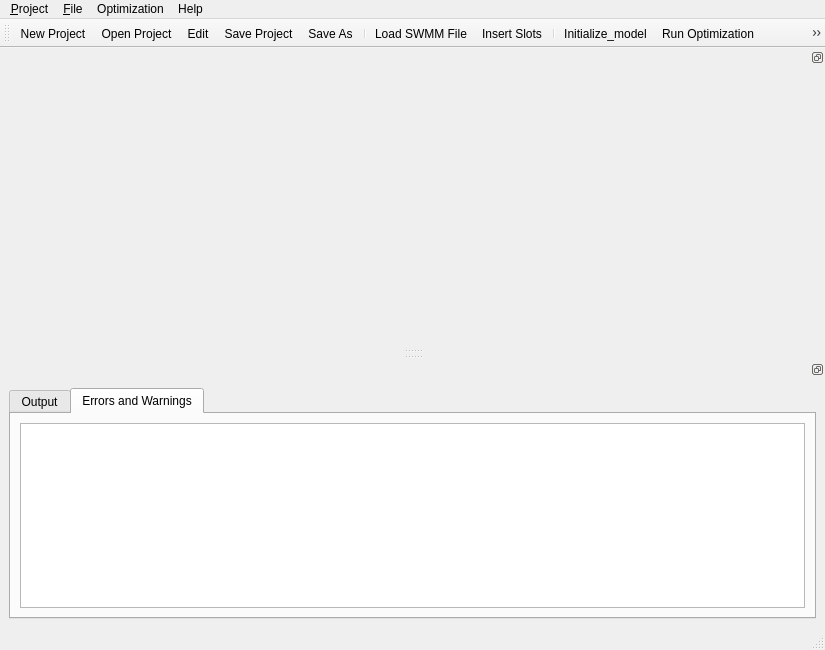
<?xml version="1.0" encoding="UTF-8"?>
<ui version="4.0">
 <class>SWMM5EA</class>
 <widget class="QMainWindow" name="SWMM5EA">
  <property name="geometry">
   <rect>
    <x>0</x>
    <y>0</y>
    <width>825</width>
    <height>650</height>
   </rect>
  </property>
  <property name="windowTitle">
   <string>SWMM5 EA</string>
  </property>
  <widget class="QWidget" name="centralwidget"/>
  <widget class="QMenuBar" name="menuBar">
   <property name="geometry">
    <rect>
     <x>0</x>
     <y>0</y>
     <width>825</width>
     <height>18</height>
    </rect>
   </property>
   <widget class="QMenu" name="menu_File">
    <property name="title">
     <string>&amp;Project</string>
    </property>
    <addaction name="action_NewProject"/>
    <addaction name="action_OpenProject"/>
    <addaction name="separator"/>
    <addaction name="action_SaveProject"/>
    <addaction name="actionSave_As"/>
    <addaction name="separator"/>
    <addaction name="action_EditProject"/>
   </widget>
   <widget class="QMenu" name="menu_File_2">
    <property name="title">
     <string>&amp;File</string>
    </property>
    <addaction name="action_Load_SWMM_File"/>
    <addaction name="separator"/>
    <addaction name="action_Insert_Slots"/>
   </widget>
   <widget class="QMenu" name="menuOptimization">
    <property name="title">
     <string>Optimization</string>
    </property>
    <addaction name="actionInitialize_model"/>
    <addaction name="actionRun_Optimization"/>
    <addaction name="actionPause_Optimization"/>
    <addaction name="actionStop_Optimization"/>
   </widget>
   <widget class="QMenu" name="menuHelp">
    <property name="title">
     <string>Help</string>
    </property>
    <addaction name="actionHelp_Users_Guide"/>
    <addaction name="actionHelp_About"/>
   </widget>
   <addaction name="menu_File"/>
   <addaction name="menu_File_2"/>
   <addaction name="menuOptimization"/>
   <addaction name="menuHelp"/>
  </widget>
  <widget class="QToolBar" name="Main_toolbar">
   <property name="windowTitle">
    <string>Main toolbar</string>
   </property>
   <property name="movable">
    <bool>true</bool>
   </property>
   <property name="floatable">
    <bool>true</bool>
   </property>
   <attribute name="toolBarArea">
    <enum>TopToolBarArea</enum>
   </attribute>
   <attribute name="toolBarBreak">
    <bool>false</bool>
   </attribute>
   <addaction name="action_NewProject"/>
   <addaction name="action_OpenProject"/>
   <addaction name="action_EditProject"/>
   <addaction name="action_SaveProject"/>
   <addaction name="actionSave_As"/>
   <addaction name="separator"/>
   <addaction name="action_Load_SWMM_File"/>
   <addaction name="action_Insert_Slots"/>
   <addaction name="separator"/>
   <addaction name="actionInitialize_model"/>
   <addaction name="actionRun_Optimization"/>
   <addaction name="actionPause_Optimization"/>
   <addaction name="actionStop_Optimization"/>
   <addaction name="separator"/>
   <addaction name="actionHelp_Users_Guide"/>
   <addaction name="actionHelp_About"/>
  </widget>
  <widget class="QStatusBar" name="statusbar"/>
  <widget class="QDockWidget" name="curve_window">
   <property name="minimumSize">
    <size>
     <width>300</width>
     <height>300</height>
    </size>
   </property>
   <property name="features">
    <set>QDockWidget::DockWidgetFloatable|QDockWidget::DockWidgetMovable</set>
   </property>
   <attribute name="dockWidgetArea">
    <number>4</number>
   </attribute>
   <widget class="QWidget" name="dockWidgetContents_7">
    <layout class="QGridLayout" name="gridLayout">
     <item row="0" column="0">
      <layout class="QGridLayout" name="gridLayout_2"/>
     </item>
    </layout>
   </widget>
  </widget>
  <widget class="QDockWidget" name="dockWidget">
   <property name="features">
    <set>QDockWidget::DockWidgetFloatable|QDockWidget::DockWidgetMovable</set>
   </property>
   <attribute name="dockWidgetArea">
    <number>8</number>
   </attribute>
   <widget class="QWidget" name="dockWidgetContents">
    <layout class="QGridLayout" name="gridLayout_3">
     <item row="0" column="0">
      <widget class="QTabWidget" name="tabWidget">
       <property name="currentIndex">
        <number>1</number>
       </property>
       <widget class="QWidget" name="textEdit_tab">
        <attribute name="title">
         <string>Output</string>
        </attribute>
        <layout class="QGridLayout" name="gridLayout_4">
         <item row="0" column="0">
          <widget class="QTextEdit" name="textEdit"/>
         </item>
        </layout>
       </widget>
       <widget class="QWidget" name="textEdit_2_tab">
        <attribute name="title">
         <string>Errors and Warnings</string>
        </attribute>
        <layout class="QGridLayout" name="gridLayout_5">
         <item row="0" column="0">
          <widget class="QTextEdit" name="textEdit_2"/>
         </item>
        </layout>
       </widget>
      </widget>
     </item>
    </layout>
   </widget>
  </widget>
  <action name="action_Insert_Slots">
   <property name="icon">
    <iconset resource="../res.qrc">
     <normaloff>:/res/res/spreadsheet.png</normaloff>:/res/res/spreadsheet.png</iconset>
   </property>
   <property name="text">
    <string>&amp;Insert Slots</string>
   </property>
  </action>
  <action name="action_Load_SWMM_File">
   <property name="icon">
    <iconset resource="../res.qrc">
     <normaloff>:/res/res/document_open.png</normaloff>:/res/res/document_open.png</iconset>
   </property>
   <property name="text">
    <string>&amp;Load SWMM File</string>
   </property>
  </action>
  <action name="action_EditProject">
   <property name="icon">
    <iconset resource="../res.qrc">
     <normaloff>:/res/res/edit.png</normaloff>:/res/res/edit.png</iconset>
   </property>
   <property name="text">
    <string>&amp;Edit</string>
   </property>
   <property name="toolTip">
    <string>Edit Project</string>
   </property>
  </action>
  <action name="actionSave_As">
   <property name="icon">
    <iconset resource="../res.qrc">
     <normaloff>:/res/res/document_save_as.png</normaloff>:/res/res/document_save_as.png</iconset>
   </property>
   <property name="text">
    <string>Save &amp;As</string>
   </property>
  </action>
  <action name="action_SaveProject">
   <property name="icon">
    <iconset resource="../res.qrc">
     <normaloff>:/res/res/document_save.png</normaloff>:/res/res/document_save.png</iconset>
   </property>
   <property name="text">
    <string>&amp;Save Project</string>
   </property>
  </action>
  <action name="action_NewProject">
   <property name="icon">
    <iconset resource="../res.qrc">
     <normaloff>:/res/res/document_new.png</normaloff>:/res/res/document_new.png</iconset>
   </property>
   <property name="text">
    <string>&amp;New Project</string>
   </property>
  </action>
  <action name="action_OpenProject">
   <property name="icon">
    <iconset resource="../res.qrc">
     <normaloff>:/res/res/project_open.png</normaloff>:/res/res/project_open.png</iconset>
   </property>
   <property name="text">
    <string>Open Project</string>
   </property>
   <property name="toolTip">
    <string>Open a saved project</string>
   </property>
  </action>
  <action name="actionRun_Optimization">
   <property name="icon">
    <iconset resource="../res.qrc">
     <normaloff>:/res/res/media_playback_start.png</normaloff>:/res/res/media_playback_start.png</iconset>
   </property>
   <property name="text">
    <string>Run Optimization</string>
   </property>
   <property name="toolTip">
    <string>Start optimization run</string>
   </property>
  </action>
  <action name="actionPause_Optimization">
   <property name="checkable">
    <bool>true</bool>
   </property>
   <property name="icon">
    <iconset resource="../res.qrc">
     <normaloff>:/res/res/media_playback_pause.png</normaloff>:/res/res/media_playback_pause.png</iconset>
   </property>
   <property name="text">
    <string>Pause Optimization</string>
   </property>
   <property name="toolTip">
    <string>Pause at the end of this generation</string>
   </property>
  </action>
  <action name="actionStop_Optimization">
   <property name="icon">
    <iconset resource="../res.qrc">
     <normaloff>:/res/res/player_stop.png</normaloff>:/res/res/player_stop.png</iconset>
   </property>
   <property name="text">
    <string>Stop Optimization</string>
   </property>
   <property name="toolTip">
    <string>Completely stop the Optimization</string>
   </property>
  </action>
  <action name="actionHelp_About">
   <property name="icon">
    <iconset resource="../res.qrc">
     <normaloff>:/res/res/help_about.png</normaloff>:/res/res/help_about.png</iconset>
   </property>
   <property name="text">
    <string>&amp;About</string>
   </property>
   <property name="toolTip">
    <string>About</string>
   </property>
  </action>
  <action name="actionHelp_Users_Guide">
   <property name="icon">
    <iconset resource="../res.qrc">
     <normaloff>:/res/res/help_contents.png</normaloff>:/res/res/help_contents.png</iconset>
   </property>
   <property name="text">
    <string>&amp;Users' Guide</string>
   </property>
   <property name="toolTip">
    <string>Users' Guide</string>
   </property>
  </action>
  <action name="actionInitialize_model">
   <property name="icon">
    <iconset resource="../res.qrc">
     <normaloff>:/res/res/run.png</normaloff>:/res/res/run.png</iconset>
   </property>
   <property name="text">
    <string>Initialize_model</string>
   </property>
   <property name="toolTip">
    <string>Initialize the optimization</string>
   </property>
  </action>
 </widget>
 <resources>
  <include location="../res.qrc"/>
 </resources>
 <connections/>
</ui>
